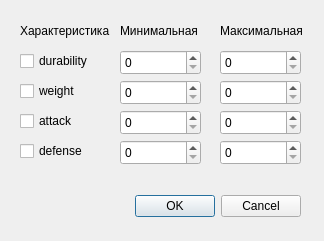
<?xml version="1.0" encoding="UTF-8"?>
<ui version="4.0">
 <class>SearchDialog</class>
 <widget class="QDialog" name="SearchDialog">
  <property name="geometry">
   <rect>
    <x>0</x>
    <y>0</y>
    <width>324</width>
    <height>241</height>
   </rect>
  </property>
  <property name="windowTitle">
   <string>Dialog</string>
  </property>
  <widget class="QDialogButtonBox" name="buttonBox">
   <property name="geometry">
    <rect>
     <x>20</x>
     <y>190</y>
     <width>281</width>
     <height>32</height>
    </rect>
   </property>
   <property name="orientation">
    <enum>Qt::Orientation::Horizontal</enum>
   </property>
   <property name="standardButtons">
    <set>QDialogButtonBox::StandardButton::Cancel|QDialogButtonBox::StandardButton::Ok</set>
   </property>
  </widget>
  <widget class="QCheckBox" name="checkBox_durability">
   <property name="geometry">
    <rect>
     <x>20</x>
     <y>50</y>
     <width>78</width>
     <height>22</height>
    </rect>
   </property>
   <property name="text">
    <string>durability</string>
   </property>
  </widget>
  <widget class="QCheckBox" name="checkBox_weight">
   <property name="geometry">
    <rect>
     <x>20</x>
     <y>80</y>
     <width>78</width>
     <height>22</height>
    </rect>
   </property>
   <property name="text">
    <string>weight</string>
   </property>
  </widget>
  <widget class="QCheckBox" name="checkBox_attack">
   <property name="geometry">
    <rect>
     <x>20</x>
     <y>110</y>
     <width>78</width>
     <height>22</height>
    </rect>
   </property>
   <property name="text">
    <string>attack</string>
   </property>
  </widget>
  <widget class="QCheckBox" name="checkBox_defense">
   <property name="geometry">
    <rect>
     <x>20</x>
     <y>140</y>
     <width>78</width>
     <height>22</height>
    </rect>
   </property>
   <property name="text">
    <string>defense</string>
   </property>
  </widget>
  <widget class="QSpinBox" name="spinBox_durability">
   <property name="geometry">
    <rect>
     <x>120</x>
     <y>50</y>
     <width>81</width>
     <height>25</height>
    </rect>
   </property>
   <property name="maximum">
    <number>100000</number>
   </property>
  </widget>
  <widget class="QSpinBox" name="spinBox_weight">
   <property name="geometry">
    <rect>
     <x>120</x>
     <y>80</y>
     <width>81</width>
     <height>25</height>
    </rect>
   </property>
   <property name="maximum">
    <number>100000</number>
   </property>
  </widget>
  <widget class="QSpinBox" name="spinBox_attack">
   <property name="geometry">
    <rect>
     <x>120</x>
     <y>110</y>
     <width>81</width>
     <height>25</height>
    </rect>
   </property>
   <property name="maximum">
    <number>100000</number>
   </property>
  </widget>
  <widget class="QSpinBox" name="spinBox_defense">
   <property name="geometry">
    <rect>
     <x>120</x>
     <y>140</y>
     <width>81</width>
     <height>25</height>
    </rect>
   </property>
   <property name="maximum">
    <number>100000</number>
   </property>
  </widget>
  <widget class="QSpinBox" name="spinBox_durability_2">
   <property name="geometry">
    <rect>
     <x>220</x>
     <y>50</y>
     <width>81</width>
     <height>25</height>
    </rect>
   </property>
   <property name="maximum">
    <number>100000</number>
   </property>
  </widget>
  <widget class="QSpinBox" name="spinBox_weight_2">
   <property name="geometry">
    <rect>
     <x>220</x>
     <y>80</y>
     <width>81</width>
     <height>25</height>
    </rect>
   </property>
   <property name="maximum">
    <number>100000</number>
   </property>
  </widget>
  <widget class="QSpinBox" name="spinBox_attack_2">
   <property name="geometry">
    <rect>
     <x>220</x>
     <y>110</y>
     <width>81</width>
     <height>25</height>
    </rect>
   </property>
   <property name="maximum">
    <number>100000</number>
   </property>
  </widget>
  <widget class="QSpinBox" name="spinBox_defense_2">
   <property name="geometry">
    <rect>
     <x>220</x>
     <y>140</y>
     <width>81</width>
     <height>25</height>
    </rect>
   </property>
   <property name="maximum">
    <number>100000</number>
   </property>
  </widget>
  <widget class="QLabel" name="label">
   <property name="geometry">
    <rect>
     <x>120</x>
     <y>20</y>
     <width>81</width>
     <height>21</height>
    </rect>
   </property>
   <property name="text">
    <string>Минимальная</string>
   </property>
  </widget>
  <widget class="QLabel" name="label_2">
   <property name="geometry">
    <rect>
     <x>220</x>
     <y>20</y>
     <width>91</width>
     <height>21</height>
    </rect>
   </property>
   <property name="text">
    <string>Максимальная</string>
   </property>
  </widget>
  <widget class="QLabel" name="label_3">
   <property name="geometry">
    <rect>
     <x>20</x>
     <y>20</y>
     <width>91</width>
     <height>21</height>
    </rect>
   </property>
   <property name="text">
    <string>Характеристика</string>
   </property>
  </widget>
 </widget>
 <resources/>
 <connections>
  <connection>
   <sender>buttonBox</sender>
   <signal>rejected()</signal>
   <receiver>SearchDialog</receiver>
   <slot>reject()</slot>
   <hints>
    <hint type="sourcelabel">
     <x>316</x>
     <y>260</y>
    </hint>
    <hint type="destinationlabel">
     <x>286</x>
     <y>274</y>
    </hint>
   </hints>
  </connection>
 </connections>
</ui>
